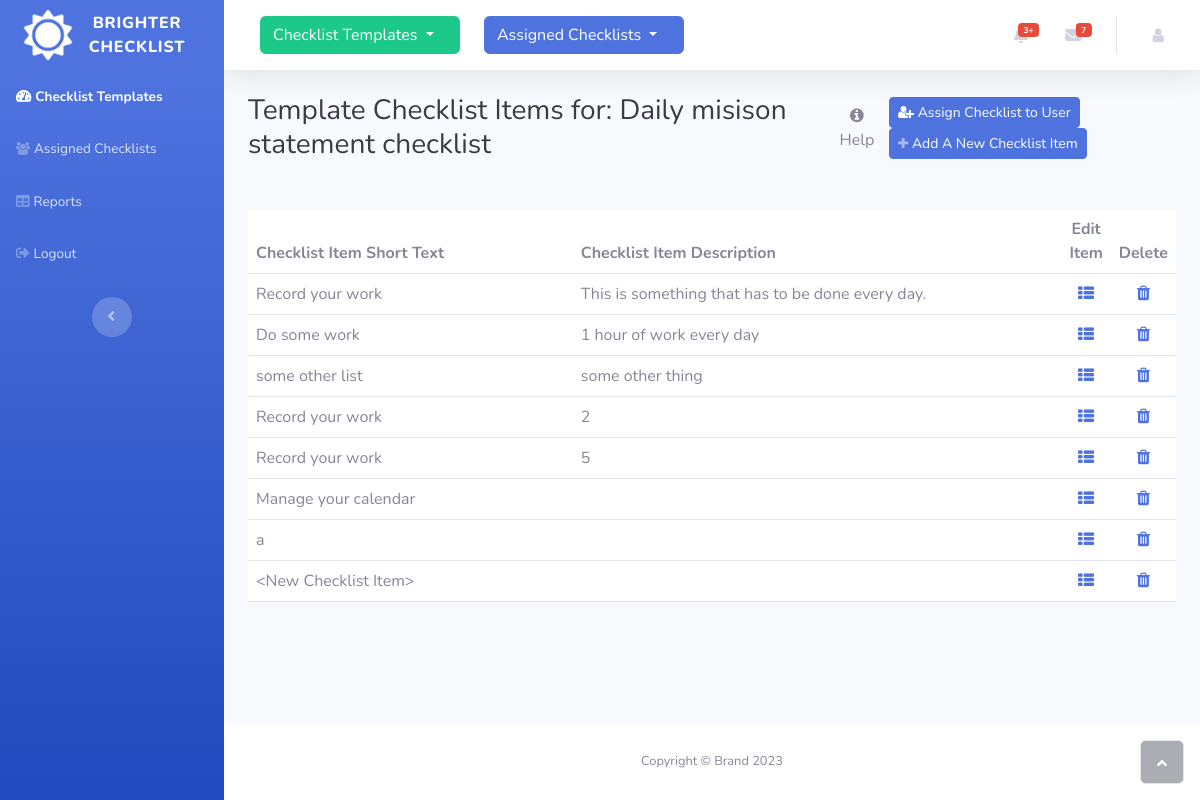
The app's page /manager/template/list/25 (signed in) with its own data.
### checklist_manager/models.py (models this page shows)
class SourceChecklist(models.Model):
    checklist_name = models.TextField()
    checklist_details = models.TextField()
    created = models.DateTimeField(auto_now_add=True)
    last_updated = models.DateTimeField(auto_now_add=True)
    owner = models.ForeignKey(User, on_delete=models.CASCADE)

class ChecklistTemplateItems(models.Model):
    template_item_short_text = models.TextField()
    template_item_long_text = models.TextField(null=True)
    sort_order = models.IntegerField(default=99)
    source_checklist = models.ForeignKey(SourceChecklist, on_delete=models.CASCADE)
    created = models.DateTimeField(auto_now_add=True)
    last_updated = models.DateTimeField(auto_now_add=True)

### checklist_manager/views_checklist_template.py (the view)
# urls.py: path('manager/template/list/<int:checklist_id>', views.list_template_items, name='template'),
def list_template_items(request, checklist_id):
    all_template_items = ChecklistTemplateItems.objects.all().filter(source_checklist=checklist_id)         # Use the model's FK to reference checklist ID. (It is safer)
    checklist_info = SourceChecklist.objects.get(id=checklist_id)
    if not check_security(checklist_info.owner, request.user):
        return redirect('/manager/')
    template = loader.get_template('manager/checklist_template_main.html')
    context = {
        'all_template_items': all_template_items,
        'checklist_info': checklist_info,
        'navigation': enumerations.Navigation.manager.name,
    }
    return HttpResponse(template.render(context))

### shared/security_check.py (called while the page is built)
def check_security(owner, user):
    return owner == user

### templates/manager/checklist_template_main.html (shortened to what this page needs)
{% extends "base.html" %}
{% block main_content %}
<div class="d-sm-flex justify-content-between align-items-center mb-4">
    <h3 class="text-dark mb-0">Template Checklist Items for: {{ checklist_info.checklist_name }}</h3>
    <a class="btn btn-primary-outline" data-toggle="collapse" data-target="#collapseHelp" aria-expanded="false" aria-controls="collapseHelp">
            <i class="fa fa-info-circle" aria-hidden="true"></i> Help
        </a>
    <div class="float-end">
    <a class="btn btn-primary btn-sm d-none d-sm-inline-block" role="button" href="/manager/users/{{checklist_info.id}}">
        <i class="fa fa-user-plus"></i> Assign Checklist to User</a>
            <a class="btn btn-primary btn-sm d-none d-sm-inline-block" role="button" href="/manager/template/new/{{checklist_info.id}}">
        <i class="fa fa-plus fa-sm text-white-50" style="font-size: 13px;"></i> Add A New Checklist Item</a>
        </div>
</div>
<div class="row">
    <div class="col">
        <div class="table-responsive">
            <table class="table">
                <thead>
                    <tr>
                        <th style="width: 35%">Checklist Item Short Text</th>
                        <th class="">Checklist Item Description</th>
                        <th class="text-center" width="3%">Edit Item</th>
                        <th class="text-center" width="3%">Delete</th>
                    </tr>
                </thead>
                <tbody>
                {% for row in all_template_items %}
                    <tr>
                        <td>{{ row.template_item_short_text }}</td>
                        <td>{{ row.template_item_long_text }}</td>
                        <td class="text-center"><a href="/manager/template/edit/{{row.id}}"><i class="fa fa-th-list"></i></a> </td>
                        <td class="text-center"><a href="/manager/template/delete/{{row.id}}"><i class="fa fa-trash" style="font-size: 17px;"></i></a></td>
                    </tr>
                {% endfor %}
                </tbody>
            </table>
        </div>
    </div>
</div>
</div>
{% endblock %}

### records on screen
SourceChecklist: checklist_name "Daily misison statement checklist"
ChecklistTemplateItems: template_item_short_text "Record your work", template_item_long_text "This is something that has to be done every day."
ChecklistTemplateItems: template_item_short_text "Do some work", template_item_long_text "1 hour of work every day"
ChecklistTemplateItems: template_item_short_text "some other list", template_item_long_text "some other thing"
ChecklistTemplateItems: template_item_short_text "Record your work", template_item_long_text "2"
ChecklistTemplateItems: template_item_short_text "Record your work", template_item_long_text "5"
ChecklistTemplateItems: template_item_short_text "Manage your calendar"
ChecklistTemplateItems: template_item_short_text "a"
ChecklistTemplateItems: template_item_short_text "<New Checklist Item>"
